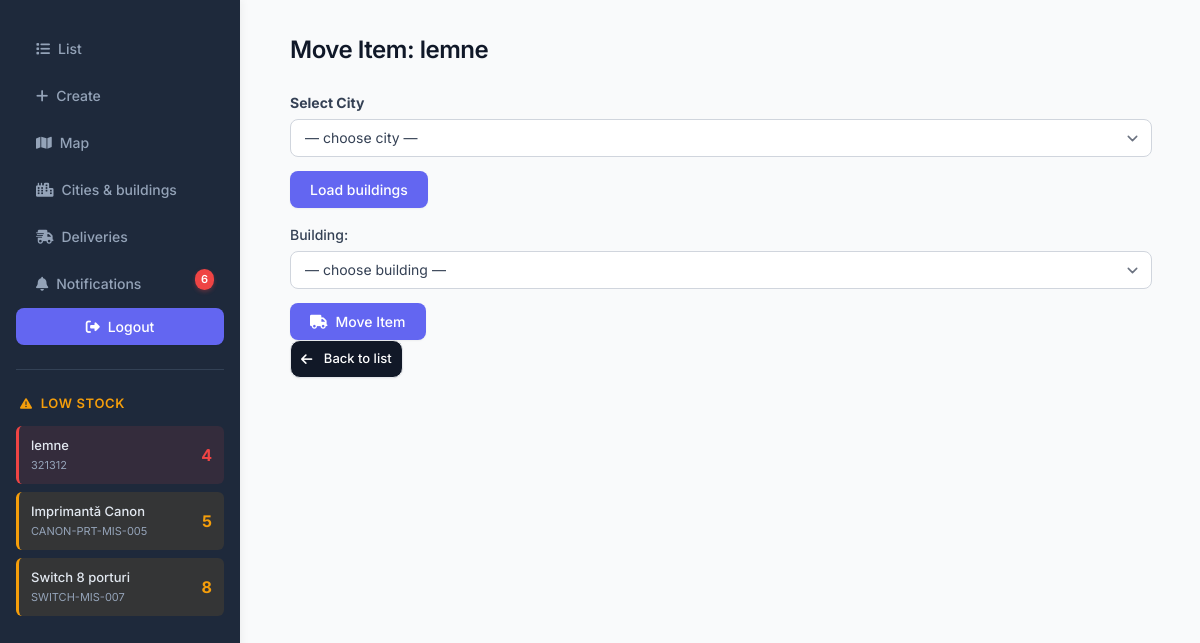
/item/7/move/ (signed in), run on the app's committed database.
### app/models.py (models this page shows, shortened)
class Item(models.Model):
    owner = models.ForeignKey(get_user_model(), on_delete=models.CASCADE, related_name="items")
    name = models.CharField(max_length=100)
    sku = models.CharField(max_length=100)
    quantity = models.IntegerField(default=0)
    city = models.CharField(max_length=100, blank=True, default="")
    building = models.CharField(max_length=100, blank=True, default="")
    address = models.CharField(max_length=255, blank=True, default="")
    lat = models.DecimalField(max_digits=9, decimal_places=6, null=True, blank=True)
    lng = models.DecimalField(max_digits=9, decimal_places=6, null=True, blank=True)
    building_ref = models.ForeignKey(
        Building, on_delete=models.PROTECT, related_name="items",
        null=True, blank=True
    )
    created_at = models.DateTimeField(auto_now_add=True)
    class Meta:
        constraints = [
            models.UniqueConstraint(fields=["owner", "sku"], name="uniq_owner_sku")
        ]
        indexes = [
            models.Index(fields=["owner", "sku"]),
            models.Index(fields=["city"]),
        ]
        ordering = ["-created_at"]

### app/views.py (the view, shortened to what this page needs)
# urls.py: path("item/<int:pk>/move/",   views.MoveItemView.as_view(),   name="item-move"),
class MoveItemView(StaffRequiredMixin, UpdateView):
    model = Item
    form_class = MoveItemForm
    template_name = "app/item_move.html"
    success_url = reverse_lazy('item-list')
    def get_queryset(self):
        return Item.objects.all()
    def get_form_kwargs(self):
        kwargs = super().get_form_kwargs()
        kwargs["city_id"] = self.request.GET.get("city") or self.request.POST.get("to_city")
        return kwargs
    def get_context_data(self, **kwargs):
        ctx = super().get_context_data(**kwargs)
        ctx['cities'] = City.objects.order_by('name')
        return ctx
    def get_template_names(self):
        return [f'{self.model._meta.app_label}/{self.model._meta.model_name}_move.html']

### app/context_processors.py (called while the page is built)
def low_stock_items(request):
    if request.user.is_authenticated:
        items = Item.objects.filter(
            owner=request.user,
            quantity__lt=10
        ).order_by('quantity')[:10]  # Limit to 10 items
        return {'low_stock_items': items}
    return {'low_stock_items': []}

def unread_notifications(request):
    if request.user.is_authenticated:
        unread_count = Notification.objects.filter(
            user=request.user,
            is_read=False
        ).count()
        recent_notifications = Notification.objects.filter(
            user=request.user,
            is_read=False
        ).order_by('-created_at')[:5]  # Last 5 unread
        return {
            'unread_notifications_count': unread_count,
            'recent_notifications': recent_notifications,
        }
    return {
        'unread_notifications_count': 0,
        'recent_notifications': [],
    }

### app/models.py (called while the page is built)
    def __str__(self):
        return self.name

### app/views.py (called while the page is built)
    def test_func(self):
        return self.request.user.is_staff

### app/templates/app/item_move.html (shortened to what this page needs)
{% extends 'base.html' %}
{% block content %}
  <h2>Move Item: {{ object.name }}</h2>
  <form method="get" id="cityForm" style="margin-bottom:1rem;">
    <label for="pref_city"><strong>Select City</strong></label>
    <select id="pref_city" name="city">
      <option value="">— choose city —</option>
    </select>
    <button type="submit" class="btn">Load buildings</button>
  </form>
  <form method="post" id="moveForm">
      {{ form.as_p }}
      <button type="submit" class="btn btn-primary"><i class="fas fa-truck"></i> Move Item</button>
  </form>
  <a href="{% url 'item-list' %}" class="btn btn-cancel"><i class="fas fa-arrow-left"></i> Back to list</a>
{% endblock %}

### app/templates/base.html (shortened to what this page needs)
{% load static %}
<!DOCTYPE html>
<html>
<head>
  <link rel="stylesheet" href="{% static 'app/css/styles.css' %}">
  <link rel="stylesheet" href="https://cdnjs.cloudflare.com/ajax/libs/font-awesome/6.5.1/css/all.min.css">
</head>
<body>
  <nav>
    <a href="{% url 'item-list' %}"><i class="fas fa-list"></i> List</a>
    <a href="{% url 'item-create' %}"><i class="fas fa-plus"></i> Create</a>
    <a href="{% url 'map'%}"><i class="fas fa-map"></i> Map </a>
    {% if user.is_staff %}
        <a href="{% url 'admin-inventory' %}"><i class="fas fa-city"></i>Cities & buildings</a>
    {% endif %}
    <a href="{% url 'delivery-list' %}" class="nav-link {% if request.resolver_match.url_name == 'delivery-list' %}active{% endif %}">
      <i class="fas fa-shipping-fast"></i>
      Deliveries
    </a>
    {% if user.is_authenticated %}
    <a href="{% url 'notification-list' %}" class="nav-link {% if request.resolver_match.url_name == 'notification-list' %}active{% endif %}" style="position: relative;">
      <i class="fas fa-bell"></i>
      Notifications
      {% if unread_notifications_count > 0 %}
      <span class="notification-badge">{{ unread_notifications_count }}</span>
      {% endif %}
    </a>
    {% endif %}
    {% if user.is_authenticated %}
      <form method="post" action="{% url 'logout' %}">
        <button type="submit"><i class="fas fa-sign-out-alt"></i> Logout</button>
      </form>
      {% if low_stock_items %}
      <div class="low-stock-section">
        <h3><i class="fas fa-exclamation-triangle"></i> Low Stock</h3>
        <div class="low-stock-table">
          {% for item in low_stock_items %}
          <div class="low-stock-item {% if item.quantity < 5 %}critical{% elif item.quantity < 10 %}warning{% endif %}">
            <div class="item-info">
              <span class="item-name">{{ item.name }}</span>
              <span class="item-sku">{{ item.sku }}</span>
            </div>
            <span class="item-quantity">{{ item.quantity }}</span>
          </div>
          {% endfor %}
        </div>
      </div>
      {% endif %}
    {% else %}
      <a href="{% url 'login' %}"><i class="fas fa-sign-in-alt"></i> Login</a>
    {% endif %}
  </nav>
  <div class="container">
    {% block content %}{% endblock %}
  </div>
</body>
</html>

### app/static/app/css/styles.css (style rules this page uses)
* { margin: 0; padding: 0; box-sizing: border-box; }
body { font-family: 'Inter', -apple-system, BlinkMacSystemFont, 'Segoe UI', sans-serif; line-height: 1.5; color: #344054; background-color: #f9fafb; display: flex; font-size: 14px; font-weight: 400; }
nav { background: #1e293b; width: 240px; height: 100vh; position: fixed; left: 0; top: 0; padding: 1.5rem 0; box-shadow: 2px 0 8px rgba(0,0,0,0.05); }
nav a { color: #94a3b8; text-decoration: none; padding: 0.75rem 1.25rem; margin: 0.125rem 1rem; border-radius: 8px; transition: all 0.2s; display: flex; align-items: center; font-size: 14px; font-weight: 500; }
nav form { margin: 0.125rem 1rem; }
nav button { background-color: transparent; color: #94a3b8; border: none; padding: 0.75rem 1.25rem; border-radius: 8px; cursor: pointer; transition: all 0.2s; width: 100%; text-align: left; font-size: 14px; font-weight: 500; display: flex; align-items: center; font-family: 'Inter', sans-serif; }
.low-stock-section { margin: 1.5rem 1rem 0 1rem; padding-top: 1.5rem; border-top: 1px solid #334155; }
.low-stock-section h3 { color: #f59e0b; font-size: 13px; font-weight: 600; margin-bottom: 0.75rem; padding: 0 0.25rem; display: flex; align-items: center; text-transform: uppercase; letter-spacing: 0.05em; }
.low-stock-section h3 i { margin-right: 0.5rem; font-size: 12px; }
.low-stock-table { display: flex; flex-direction: column; gap: 0.5rem; max-height: 300px; overflow-y: auto; }
.low-stock-item { background-color: #334155; padding: 0.625rem 0.75rem; border-radius: 6px; display: flex; justify-content: space-between; align-items: center; transition: all 0.2s; border-left: 3px solid transparent; }
.low-stock-item.warning { border-left-color: #f59e0b; background-color: rgba(245, 158, 11, 0.1); }
.low-stock-item.critical { border-left-color: #ef4444; background-color: rgba(239, 68, 68, 0.1); }
.item-info { display: flex; flex-direction: column; gap: 0.125rem; flex: 1; min-width: 0; }
.item-name { color: #e2e8f0; font-size: 13px; font-weight: 500; white-space: nowrap; overflow: hidden; text-overflow: ellipsis; }
.item-sku { color: #94a3b8; font-size: 11px; font-weight: 400; }
.item-quantity { color: #f59e0b; font-size: 16px; font-weight: 700; min-width: 30px; text-align: right; }
.low-stock-item.critical .item-quantity { color: #ef4444; }
.container { margin-left: 240px; padding: 2rem 3rem; width: calc(100% - 240px); }
h2 { color: #101828; font-size: 24px; font-weight: 600; margin-bottom: 1.5rem; letter-spacing: -0.02em; }
input[type="text"], input[type="number"], input[type="password"], select, textarea { width: 100%; padding: 0.625rem 0.875rem; margin-bottom: 0.875rem; border: 1px solid #d0d5dd; border-radius: 8px; font-size: 14px; font-weight: 400; background-color: #ffffff; transition: all 0.2s; font-family: 'Inter', sans-serif; color: #344054; }
select { appearance: none; background-position: right 0.5rem center; background-repeat: no-repeat; background-size: 1.5em 1.5em; padding-right: 2.5rem; }
label { font-weight: 500; color: #344054; margin-bottom: 0.375rem; display: block; font-size: 14px; }
button[type="submit"], .btn { background-color: #6366f1; color: white; padding: 0.625rem 1.25rem; border: none; border-radius: 8px; cursor: pointer; font-size: 14px; font-weight: 500; transition: all 0.2s; font-family: 'Inter', sans-serif; display: inline-flex; align-items: center; justify-content: center; box-shadow: 0 1px 2px rgba(0,0,0,0.05); }
.btn-cancel { background-color: #6b7280; }
i.fas, i.far, i.fab, i.fa { margin-right: 0.5rem; vertical-align: middle; }
button i, a i, nav button i, nav a i { margin-right: 0.5rem; }
:root { --card:#fff; --ring:#e5e7eb; --text:#111827; --muted:#6b7280; --accent:#4f46e5; }
.btn { text-decoration:none;display:inline-block;padding:8px 10px;border-radius:10px;border:1px solid var(--ring); background:#111827;color:#fff;font-size:13px; }
.notification-badge { position: absolute; top: 8px; right: 10px; background: #ef4444; color: white; border-radius: 10px; padding: 2px 6px; font-size: 11px; font-weight: 600; min-width: 18px; text-align: center; box-shadow: 0 2px 4px rgba(239, 68, 68, 0.3); }

### data on the page
Item: name "lemne", sku "321312", quantity "4", building "— choose building —"
Item: name "Imprimantă Canon", sku "CANON-PRT-MIS-005", quantity "5"
Item: name "Switch 8 porturi", sku "SWITCH-MIS-007", quantity "8"

### other printed values
{{ unread_notifications_count }} "6"
